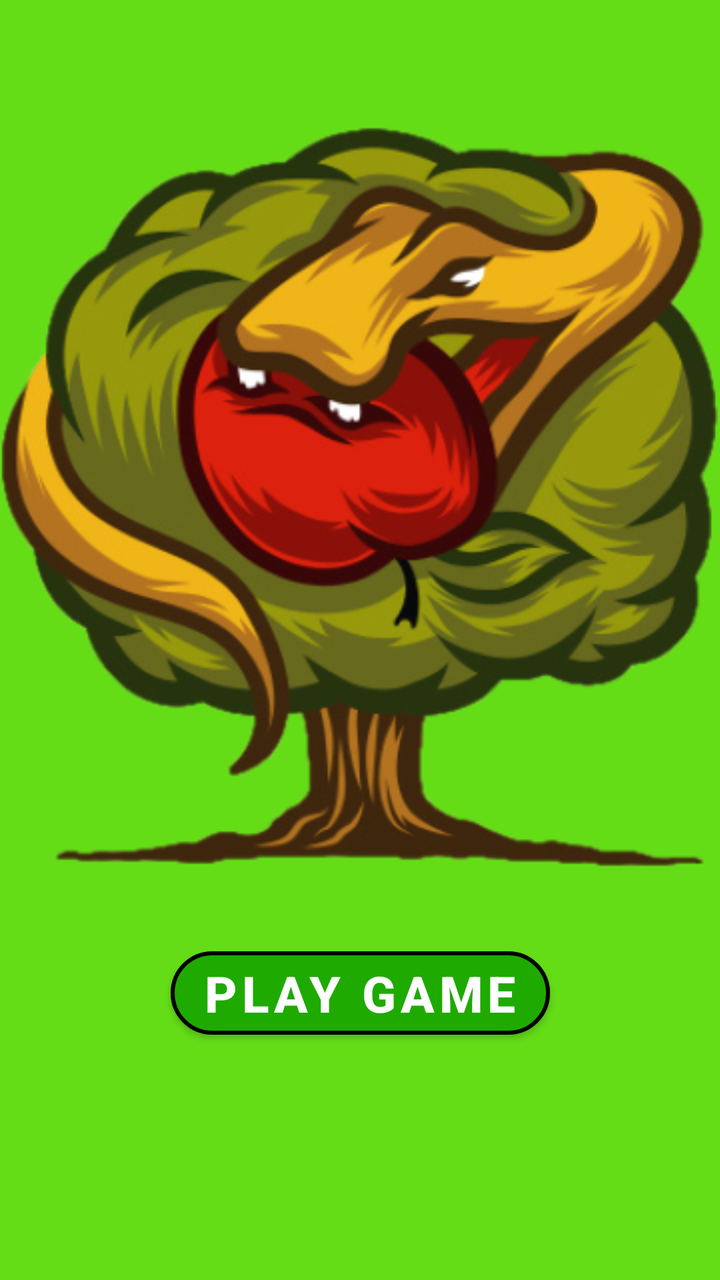
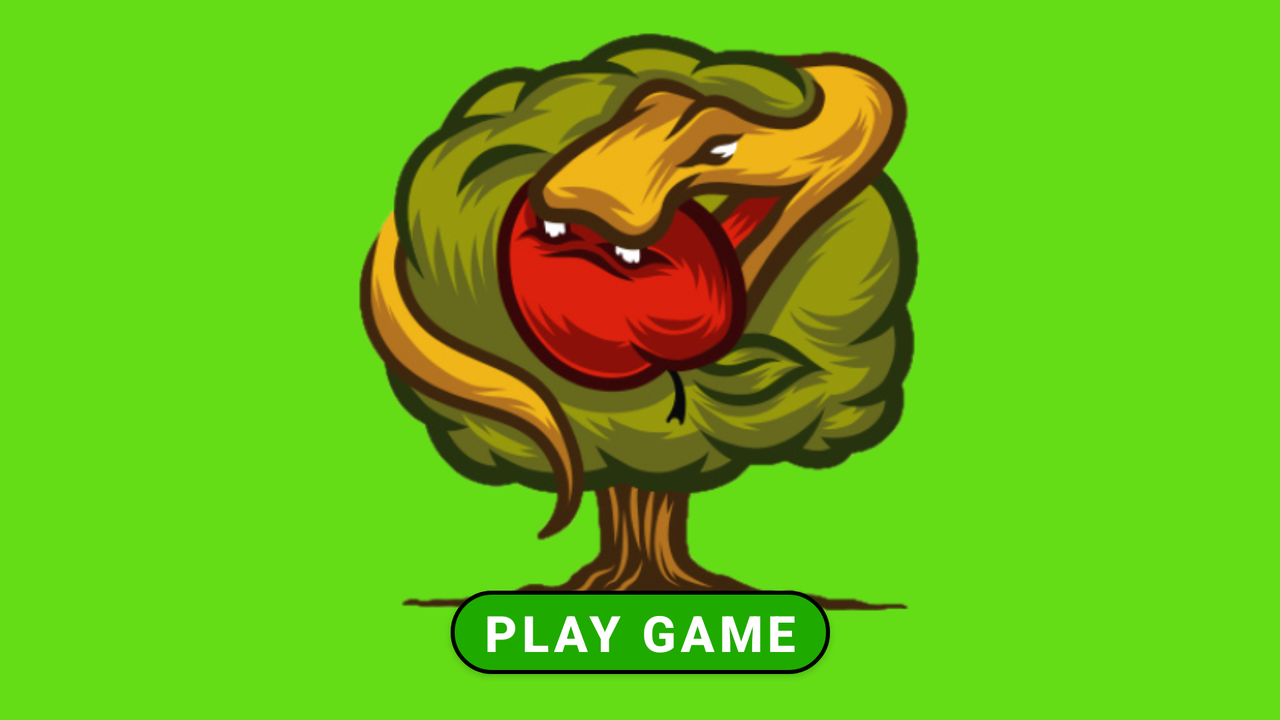

Compare how this app lays out the same screen by default and in its alternative resource folder. The renders come first, then the two layout files and the values they reference.
<!-- AndroidManifest.xml: application theme Theme.SnakeGame1 -->
<!-- res/layout/activity_main.xml -->
<?xml version="1.0" encoding="utf-8"?>
<androidx.constraintlayout.widget.ConstraintLayout xmlns:android="http://schemas.android.com/apk/res/android"
    xmlns:app="http://schemas.android.com/apk/res-auto"
    xmlns:tools="http://schemas.android.com/tools"
    android:layout_width="match_parent"
    android:layout_height="match_parent"
    android:background="@color/place_color"
    tools:context=".MainActivity">

    <com.google.android.material.button.MaterialButton
        android:id="@+id/buttonStartGame"
        android:layout_width="wrap_content"
        android:layout_height="wrap_content"
        android:layout_marginTop="17dp"
        android:layout_marginBottom="98dp"
        android:backgroundTint="@color/dark_green"
        android:onClick="buttonStartGame"
        android:text="@string/play_game"
        android:textAlignment="center"
        android:textSize="25sp"
        android:textStyle="bold"
        app:cornerRadius="100dp"
        app:layout_constraintBottom_toBottomOf="parent"
        app:layout_constraintEnd_toEndOf="parent"
        app:layout_constraintHorizontal_bias="0.5"
        app:layout_constraintStart_toStartOf="parent"
        app:layout_constraintTop_toBottomOf="@+id/imageView2"
        app:strokeColor="@color/black"
        app:strokeWidth="2dp" />

    <ImageView
        android:id="@+id/imageView2"
        android:layout_width="wrap_content"
        android:layout_height="wrap_content"
        android:layout_marginStart="25dp"
        android:layout_marginTop="63dp"
        android:layout_marginEnd="26dp"
        app:layout_constraintEnd_toEndOf="parent"
        app:layout_constraintStart_toStartOf="parent"
        app:layout_constraintTop_toTopOf="parent"
        app:srcCompat="@drawable/img" />

</androidx.constraintlayout.widget.ConstraintLayout>
<!-- resources referenced by this layout -->
<resources>
  <color name="black">#FF000000</color>
  <color name="dark_green">#1faa00</color>
  <color name="place_color">#64dd17</color>
  <!-- drawable img: png bitmap (drawable, 204741 bytes) -->
  <string name="play_game">Play Game</string>
  <style name="Theme.SnakeGame1" parent="Theme.MaterialComponents.DayNight.NoActionBar">
          
          <item name="colorPrimary">@color/purple_500</item>
          <item name="colorPrimaryVariant">@color/purple_700</item>
          <item name="colorOnPrimary">@color/white</item>
          
          <item name="colorSecondary">@color/teal_200</item>
          <item name="colorSecondaryVariant">@color/teal_700</item>
          <item name="colorOnSecondary">@color/black</item>
          
          <item name="android:statusBarColor" tools:targetApi="l">?attr/colorPrimaryVariant</item>
          
      </style>
  <color name="purple_500">#FF6200EE</color>
  <color name="purple_700">#FF3700B3</color>
  <color name="white">#FFFFFFFF</color>
  <color name="teal_200">#FF03DAC5</color>
  <color name="teal_700">#FF018786</color>
</resources>
<!-- res/layout-land/activity_main.xml (the repository's variant of the layout above) -->
<!-- drawn on the phone turned sideways -->
<?xml version="1.0" encoding="utf-8"?>
<androidx.constraintlayout.widget.ConstraintLayout xmlns:android="http://schemas.android.com/apk/res/android"
    xmlns:app="http://schemas.android.com/apk/res-auto"
    xmlns:tools="http://schemas.android.com/tools"
    android:layout_width="match_parent"
    android:layout_height="match_parent"
    android:background="@color/place_color"
    tools:context=".MainActivity">

    <ImageView
        android:id="@+id/imageView2"
        android:layout_width="370dp"
        android:layout_height="290dp"
        android:layout_marginStart="25dp"
        android:layout_marginTop="16dp"
        android:layout_marginEnd="26dp"
        app:layout_constraintEnd_toEndOf="parent"
        app:layout_constraintStart_toStartOf="parent"
        app:layout_constraintTop_toTopOf="parent"
        app:srcCompat="@drawable/img" />

    <com.google.android.material.button.MaterialButton
        android:id="@+id/buttonStartGame"
        android:layout_width="wrap_content"
        android:layout_height="wrap_content"
        android:layout_marginBottom="17dp"
        android:backgroundTint="@color/dark_green"
        android:onClick="buttonStartGame"
        android:text="@string/play_game"
        android:textAlignment="center"
        android:textSize="25sp"
        android:textStyle="bold"
        app:cornerRadius="100dp"
        app:layout_constraintBottom_toBottomOf="parent"
        app:layout_constraintEnd_toEndOf="parent"
        app:layout_constraintHorizontal_bias="0.5"
        app:layout_constraintStart_toStartOf="parent"
        app:strokeColor="@color/black"
        app:strokeWidth="2dp" />

</androidx.constraintlayout.widget.ConstraintLayout>
